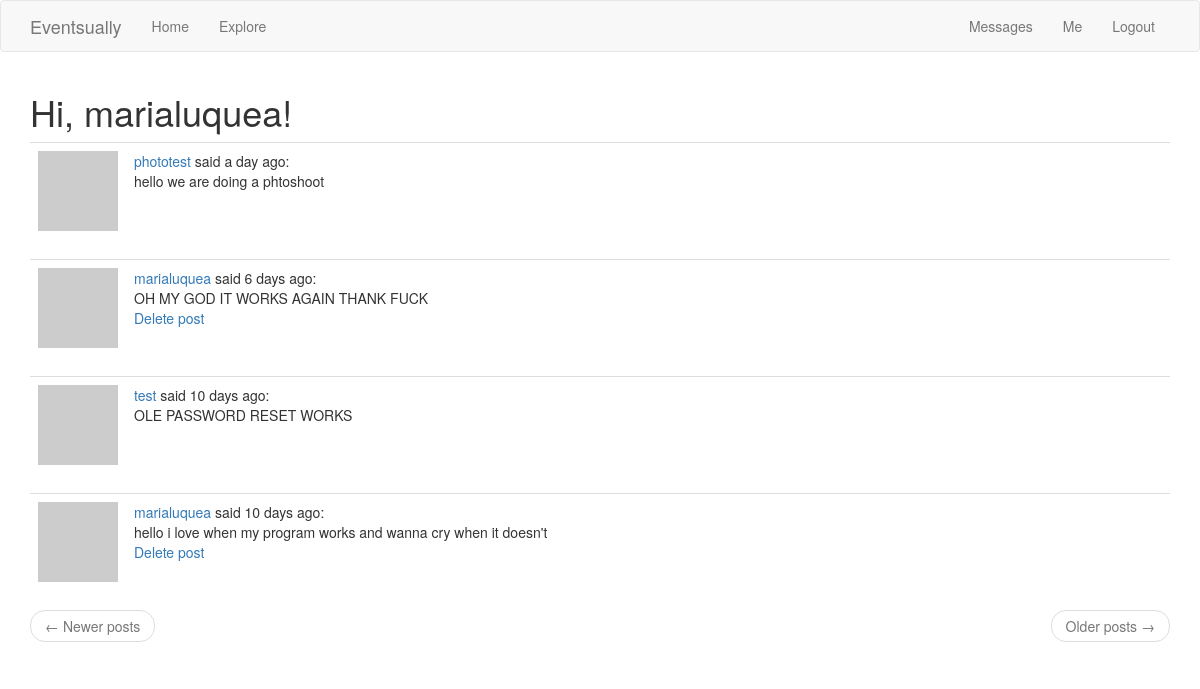
The page /explore (signed in) on the database as committed earlier.
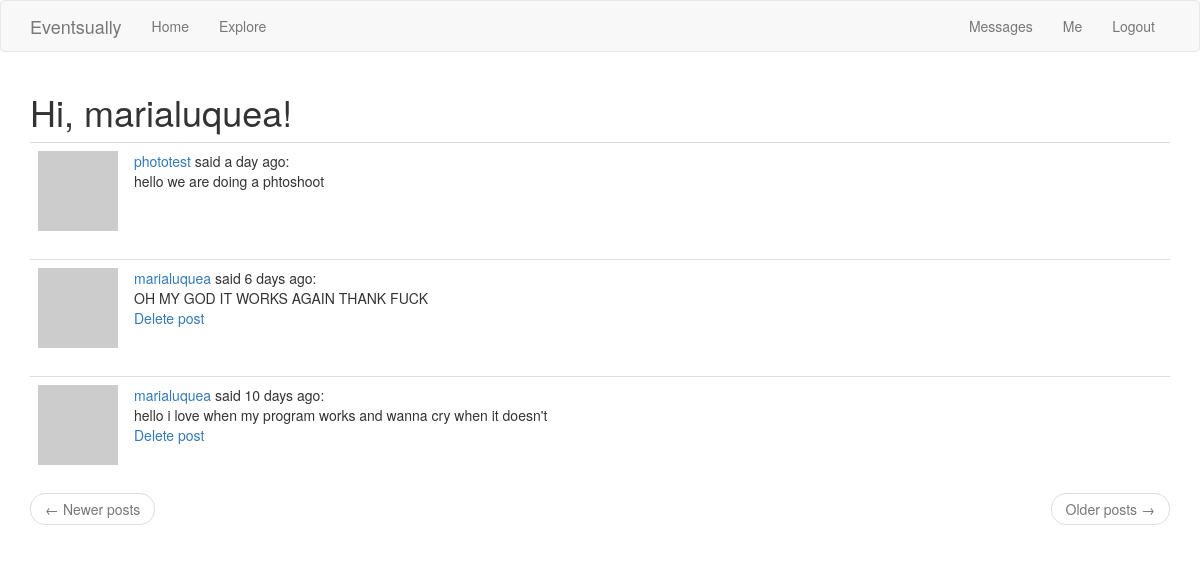
The same page on the database as committed later.
### app/models.py (models this page shows, shortened)
class Post(db.Model):
    id = db.Column(db.Integer, primary_key=True)
    body = db.Column(db.String(140))
    timestamp = db.Column(db.DateTime, index=True, default=datetime.utcnow)
    user_id = db.Column(db.Integer, db.ForeignKey('user.id'))

class User(UserMixin, db.Model):
    id = db.Column(db.Integer, primary_key=True)
    username = db.Column(db.String(64), index=True, unique=True)
    email = db.Column(db.String(120), index=True, unique=True)
    password_hash = db.Column(db.String(128))
    profilepic = db.Column(db.String(50))
    posts = db.relationship('Post', backref='author', lazy='dynamic')
    about_me = db.Column(db.String(200))
    last_seen = db.Column(db.DateTime, default=datetime.utcnow)
    followed = db.relationship(
        'User', secondary=followers,
        primaryjoin=(followers.c.follower_id == id),
        secondaryjoin=(followers.c.followed_id == id),
        backref=db.backref('followers', lazy='dynamic'), lazy='dynamic')
    messages_sent = db.relationship('Message',foreign_keys='Message.sender_id',backref='author', lazy='dynamic')
    messages_received = db.relationship('Message',foreign_keys='Message.recipient_id',backref='recipient', lazy='dynamic')
    last_message_read_time = db.Column(db.DateTime)
    notifications = db.relationship('Notification', backref='user',lazy='dynamic')
    def avatar(self, size):
        digest = md5(self.email.lower().encode('utf-8')).hexdigest()
        return 'https://www.gravatar.com/avatar/{}?d=identicon&s={}'.format(digest, size)
    def new_messages(self):
        last_read_time = self.last_message_read_time or datetime(1900, 1, 1)
        return Message.query.filter_by(recipient=self).filter(
            Message.timestamp > last_read_time).count()

### main.py (the view)
@app.route('/explore')
@login_required
def explore():
    page = request.args.get('page', 1, type=int)
    posts = Post.query.order_by(Post.timestamp.desc()).paginate(page, app.config['POSTS_PER_PAGE'], False)
    next_url = url_for('explore', page=posts.next_num) \
        if posts.has_next else None
    prev_url = url_for('explore', page=posts.prev_num) \
        if posts.has_prev else None
    return render_template("index.html", title='Explore', posts=posts.items, next_url=next_url, prev_url=prev_url)

### app/models.py (called while the page is built)
@login.user_loader
def load_user(id):
    return User.query.get(int(id))

### main.py (called while the page is built)
@app.before_request
def before_request():
    if current_user.is_authenticated:
        current_user.last_seen = datetime.utcnow()
        db.session.commit()

### app/templates/index.html (shortened to what this page needs)
{% extends "base.html" %}
{% import 'bootstrap/wtf.html' as wtf %}
{% block app_content %}
    <h1>Hi, {{ current_user.username }}!</h1>
    {% for post in posts %}
        {% include '_post.html' %}
    {% endfor %}
    <nav aria-label="...">
            <ul class="pager">
                <li class="previous{% if not prev_url %} disabled{% endif %}">
                    <a href="{{ prev_url or '#' }}">
                        <span aria-hidden="true">&larr;</span> Newer posts
                    </a>
                </li>
                <li class="next{% if not next_url %} disabled{% endif %}">
                    <a href="{{ next_url or '#' }}">
                        Older posts <span aria-hidden="true">&rarr;</span>
                    </a>
                </li>
            </ul>
        </nav>
    {% endblock %}

### app/templates/_post.html
<table class="table table-hover">
        <tr>
            <td width="70px">
                <a href="{{ url_for('user', username=post.author.username) }}">
                    <img src="{{ post.author.avatar(70) }}" />
                </a>
            </td>
            <td>
                <a href="{{ url_for('user', username=post.author.username) }}">
                    {{ post.author.username }}
                </a>
                said {{ moment(post.timestamp).fromNow() }}:
                <br>
                {{ post.body }}
                <br>
                {% if post.author.username == current_user.username %}
                  <a href="{{ url_for('delete_post', post_id=post.id) }}">Delete post</a>
                {% endif %}
            </td>
        </tr>
    </table>

Rows that differ between the two databases and show on the page:
removed Post: author.username "test", timestamp "10 days ago", body "OLE PASSWORD RESET WORKS"
